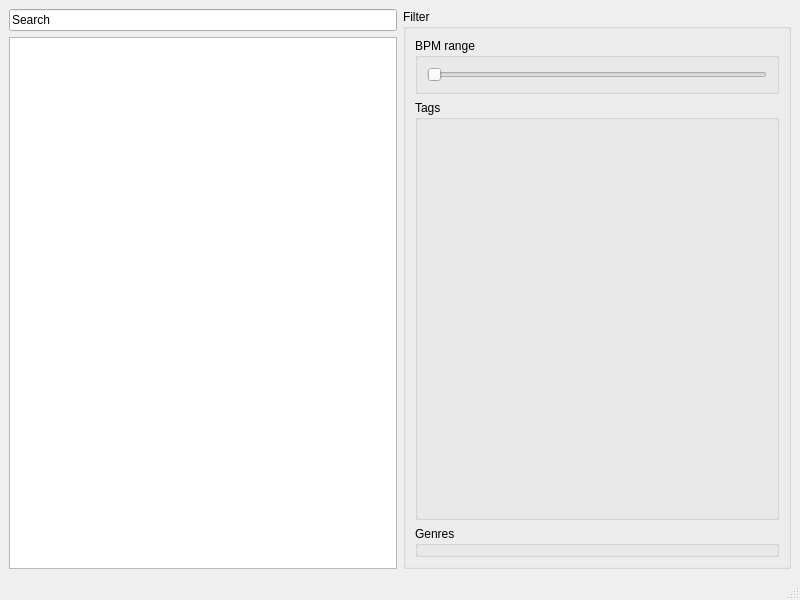
<?xml version="1.0" encoding="UTF-8"?>
<ui version="4.0">
 <class>MainWindow</class>
 <widget class="QMainWindow" name="MainWindow">
  <property name="geometry">
   <rect>
    <x>0</x>
    <y>0</y>
    <width>800</width>
    <height>600</height>
   </rect>
  </property>
  <property name="windowTitle">
   <string>MainWindow</string>
  </property>
  <widget class="QWidget" name="centralwidget">
   <layout class="QHBoxLayout" name="horizontalLayout_2">
    <item>
     <layout class="QVBoxLayout" name="songPanel">
      <property name="leftMargin">
       <number>0</number>
      </property>
      <item>
       <layout class="QHBoxLayout" name="horizontalLayout">
        <property name="leftMargin">
         <number>0</number>
        </property>
        <item>
         <widget class="QLineEdit" name="lineEdit">
          <property name="text">
           <string>Search</string>
          </property>
         </widget>
        </item>
       </layout>
      </item>
      <item>
       <layout class="QHBoxLayout" name="horizontalLayout_3">
        <item>
         <widget class="QTableView" name="songTable"/>
        </item>
       </layout>
      </item>
     </layout>
    </item>
    <item>
     <layout class="QVBoxLayout" name="filterPanel">
      <item>
       <widget class="QGroupBox" name="groupBox">
        <property name="title">
         <string>Filter</string>
        </property>
        <layout class="QVBoxLayout" name="verticalLayout">
         <item>
          <widget class="QGroupBox" name="groupBox_2">
           <property name="sizePolicy">
            <sizepolicy hsizetype="Preferred" vsizetype="Minimum">
             <horstretch>0</horstretch>
             <verstretch>0</verstretch>
            </sizepolicy>
           </property>
           <property name="title">
            <string>BPM range</string>
           </property>
           <layout class="QVBoxLayout" name="verticalLayout_2">
            <item>
             <widget class="QSlider" name="horizontalSlider">
              <property name="orientation">
               <enum>Qt::Horizontal</enum>
              </property>
             </widget>
            </item>
           </layout>
          </widget>
         </item>
         <item>
          <widget class="QGroupBox" name="groupBox_3">
           <property name="sizePolicy">
            <sizepolicy hsizetype="Preferred" vsizetype="Expanding">
             <horstretch>0</horstretch>
             <verstretch>0</verstretch>
            </sizepolicy>
           </property>
           <property name="title">
            <string>Tags</string>
           </property>
          </widget>
         </item>
         <item>
          <widget class="QGroupBox" name="groupBox_4">
           <property name="title">
            <string>Genres</string>
           </property>
          </widget>
         </item>
        </layout>
       </widget>
      </item>
     </layout>
    </item>
   </layout>
  </widget>
  <widget class="QMenuBar" name="menubar">
   <property name="geometry">
    <rect>
     <x>0</x>
     <y>0</y>
     <width>800</width>
     <height>22</height>
    </rect>
   </property>
  </widget>
  <widget class="QStatusBar" name="statusbar"/>
 </widget>
 <resources/>
 <connections/>
</ui>
